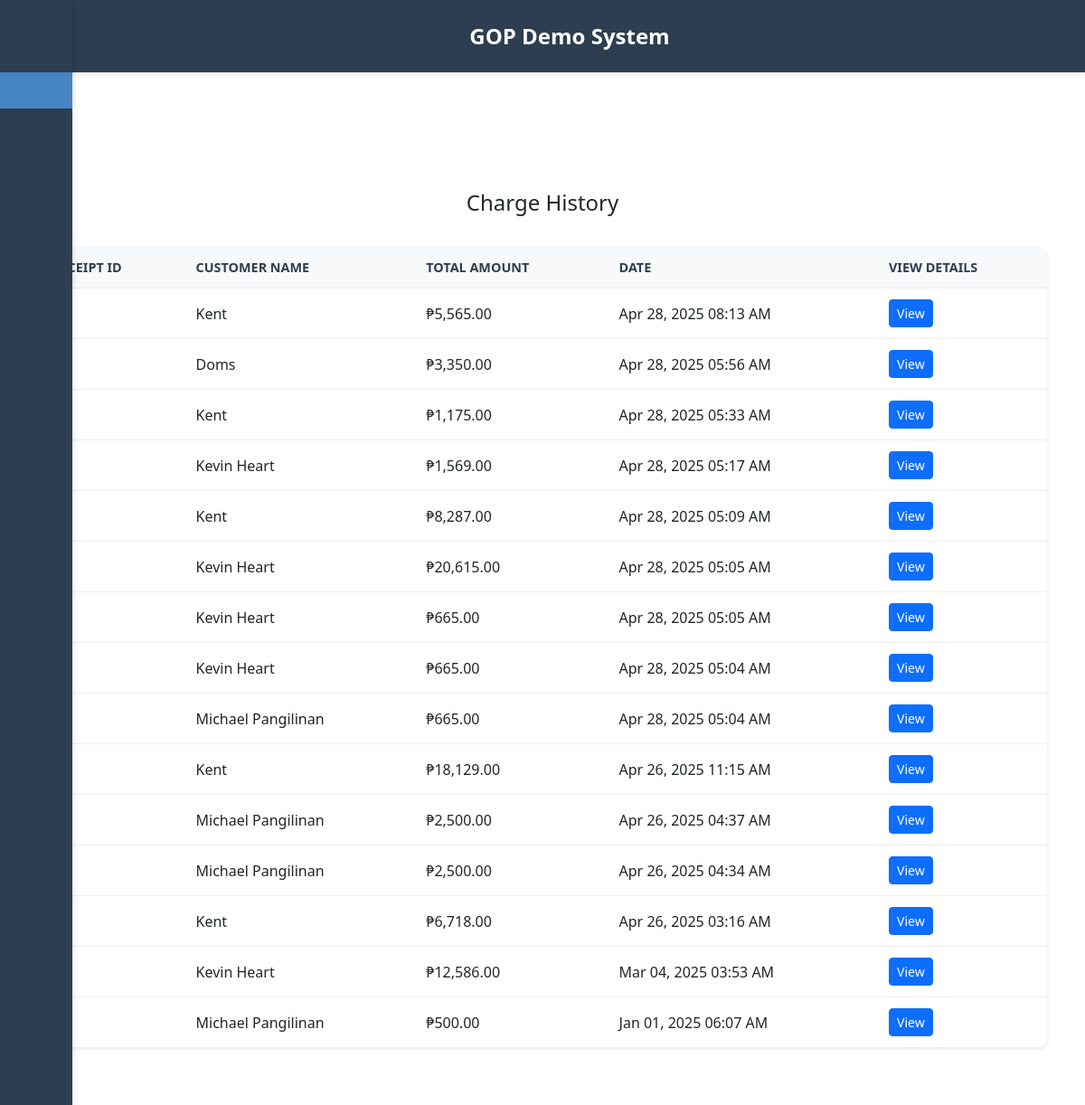
The app's page /views/receipts/receipts.php with its own data.
### tables this page shows
CREATE TABLE `charges` (
  `id` int(11) NOT NULL,
  `customer_id` int(11) NOT NULL,
  `total_price` decimal(10,2) NOT NULL,
  `charge_date` timestamp NOT NULL DEFAULT current_timestamp()
);

CREATE TABLE `customers` (
  `id` int(11) NOT NULL,
  `name` varchar(255) NOT NULL,
  `phone_number` varchar(255) NOT NULL,
  `address` varchar(255) NOT NULL
);

### connection/DBConnection.php (called while the page is built, shortened)
<?php
class DBConnection {
    private $host = "localhost";
    private $username = "root";
    private $password = "";
    private $database = "gop_marketing_db";
    private $conn;
    public function __construct() {
        try {
            $this->conn = new mysqli($this->host, $this->username, $this->password, $this->database);
        } catch (Exception $e) {
            die("Database Connection Error: " . $e->getMessage());
        }
    }
    public function getConnection() {
        return $this->conn;
    }
}
?>

### controller/backend_receipts.php (called while the page is built, shortened)
<?php
require_once __DIR__ . '/../connection/DBConnection.php';
class ReceiptsController {
    private $conn;
    public function __construct() {
        $db = new DBConnection();
        $this->conn = $db->getConnection();
    }
    public function getAllReceipts() {
        $sql = "SELECT
            c.id,
            cust.name AS customer_name,
            c.total_price,
            c.charge_date
        FROM charges c
        JOIN customers cust ON c.customer_id = cust.id
        ORDER BY c.charge_date DESC";
        $result = $this->conn->query($sql);
        $receipts = [];
        if ($result->num_rows > 0) {
            while ($row = $result->fetch_assoc()) {
                $receipts[] = $row;
            }
        }
        return $receipts;
    }
}

### views/receipts/receipts.php (the view, shortened to what this page needs)
<?php
try {
    require_once __DIR__ . '/../../controller/backend_receipts.php';
    $receiptsController = new ReceiptsController();
    $receipts = $receiptsController->getAllReceipts();
} catch (Exception $e) {
    die("Error: " . $e->getMessage());
}
?>
<!DOCTYPE html>
<html lang="en">
<head>
    <link rel="stylesheet" href="../../styles/sidebar.css">
    <link rel="stylesheet" href="../../styles/receipts.css">
    <link rel="stylesheet" href="../../styles/header.css">
    <link href="https://cdn.jsdelivr.net/npm/bootstrap@5.3.0/dist/css/bootstrap.min.css" rel="stylesheet">
</head>
<body>
    <?php require_once '../renderParts/header.php'; ?>
    <?php require_once '../renderParts/sidebar.php'; ?>
    <main class="main-content">
        <div class="container">
            <div class="table-header">
                <div class="receipts">
                    <h2>Charge History</h2>
                </div>
                <div class="table-wrapper">
                    <table class="receipts-table">
                        <thead>
                            <tr>
                                <th>Receipt ID</th>
                                <th>Customer Name</th>
                                <th>Total Amount</th>
                                <th>Date</th>
                                <th>View Details</th>
                            </tr>
                        </thead>
                        <tbody>
                            <?php foreach ($receipts as $receipt): ?>
                            <tr>
                                <td><?php echo $receipt['id']; ?></td>
                                <td><?php echo $receipt['customer_name']; ?></td>
                                <td>₱<?php echo number_format($receipt['total_price'], 2); ?></td>
                                <td><?php echo date('M d, Y h:i A', strtotime($receipt['charge_date'])); ?></td>
                                <td>
                                    <button class="btn btn-sm btn-primary view-receipt"
                                            data-id="<?php echo $receipt['id']; ?>">
                                        View
                                    </button>
                                </td>
                            </tr>
                            <?php endforeach; ?>
                        </tbody>
                    </table>
                </div>
            </div>
        </div>
    </main>
</body>
</html>

### styles/sidebar.css (style rules this page uses)
body { margin-left: 60px; }
.container { margin-left: 60px; width: calc(100% - 60px); transition: margin-left 0.3s ease; }

### styles/receipts.css (style rules this page uses)
* { margin: 0; padding: 0; box-sizing: border-box; }
body { font-family: Arial, sans-serif; background-color: #f4f6f9; color: #333; padding-top: 120px; }
.container { max-width: 1600px; margin: 4rem auto; padding: 0 20px; }
.table-wrapper { background-color: white; border-radius: 8px; box-shadow: 0 2px 4px rgba(0, 0, 0, 0.1); overflow: hidden; }
.receipts-table { width: 100%; border-collapse: collapse; margin: 0; }
.receipts-table th, .receipts-table td { padding: 12px 15px; text-align: left; border-bottom: 1px solid #eee; }
.receipts-table th { background-color: #f8f9fa; font-weight: bold; color: #2c3e50; text-transform: uppercase; font-size: 0.9rem; }
.receipts-table tbody tr:last-child td { border-bottom: none; }
.receipts { display: flex; align-items: center; justify-content: center; margin-bottom: 24px; padding: 10px; border-radius: 8px; }
.receipts h2 { margin: 0; font-size: 24px; text-align: center; }
.view-receipt { display: inline-flex; align-items: center; gap: 5px; }

### styles/header.css (style rules this page uses)
.container { margin-top: 80px; }

### records on screen
charges: customer.name "Kent", total_price "5,565.00", charge_date "Apr 28, 2025 08:13 AM"
charges: customer.name "Doms", total_price "3,350.00", charge_date "Apr 28, 2025 05:56 AM"
charges: customer.name "Kent", total_price "1,175.00", charge_date "Apr 28, 2025 05:33 AM"
charges: customer.name "Kevin Heart", total_price "1,569.00", charge_date "Apr 28, 2025 05:17 AM"
charges: customer.name "Kent", total_price "8,287.00", charge_date "Apr 28, 2025 05:09 AM"
charges: customer.name "Kevin Heart", total_price "20,615.00", charge_date "Apr 28, 2025 05:05 AM"
charges: customer.name "Kevin Heart", total_price "665.00", charge_date "Apr 28, 2025 05:05 AM"
charges: customer.name "Kevin Heart", total_price "665.00", charge_date "Apr 28, 2025 05:04 AM"
charges: customer.name "Michael Pangilinan", total_price "665.00", charge_date "Apr 28, 2025 05:04 AM"
charges: customer.name "Kent", total_price "18,129.00", charge_date "Apr 26, 2025 11:15 AM"
charges: customer.name "Michael Pangilinan", total_price "2,500.00", charge_date "Apr 26, 2025 04:37 AM"
charges: customer.name "Michael Pangilinan", total_price "2,500.00", charge_date "Apr 26, 2025 04:34 AM"
charges: customer.name "Kent", total_price "6,718.00", charge_date "Apr 26, 2025 03:16 AM"
charges: customer.name "Kevin Heart", total_price "12,586.00", charge_date "Mar 04, 2025 03:53 AM"
charges: customer.name "Michael Pangilinan", total_price "500.00", charge_date "Jan 01, 2025 06:07 AM"
